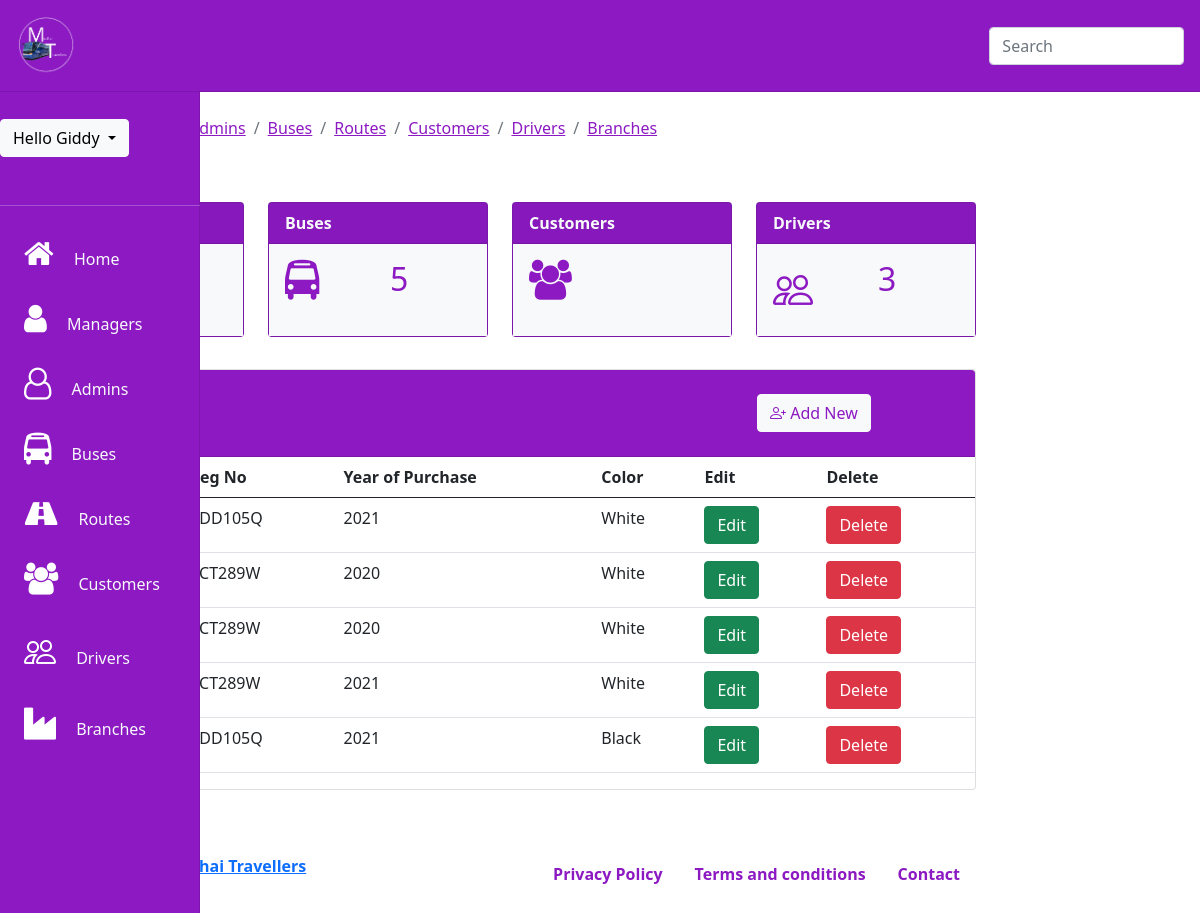
The page /super_admin/buses.php (signed in) on the database as committed earlier.
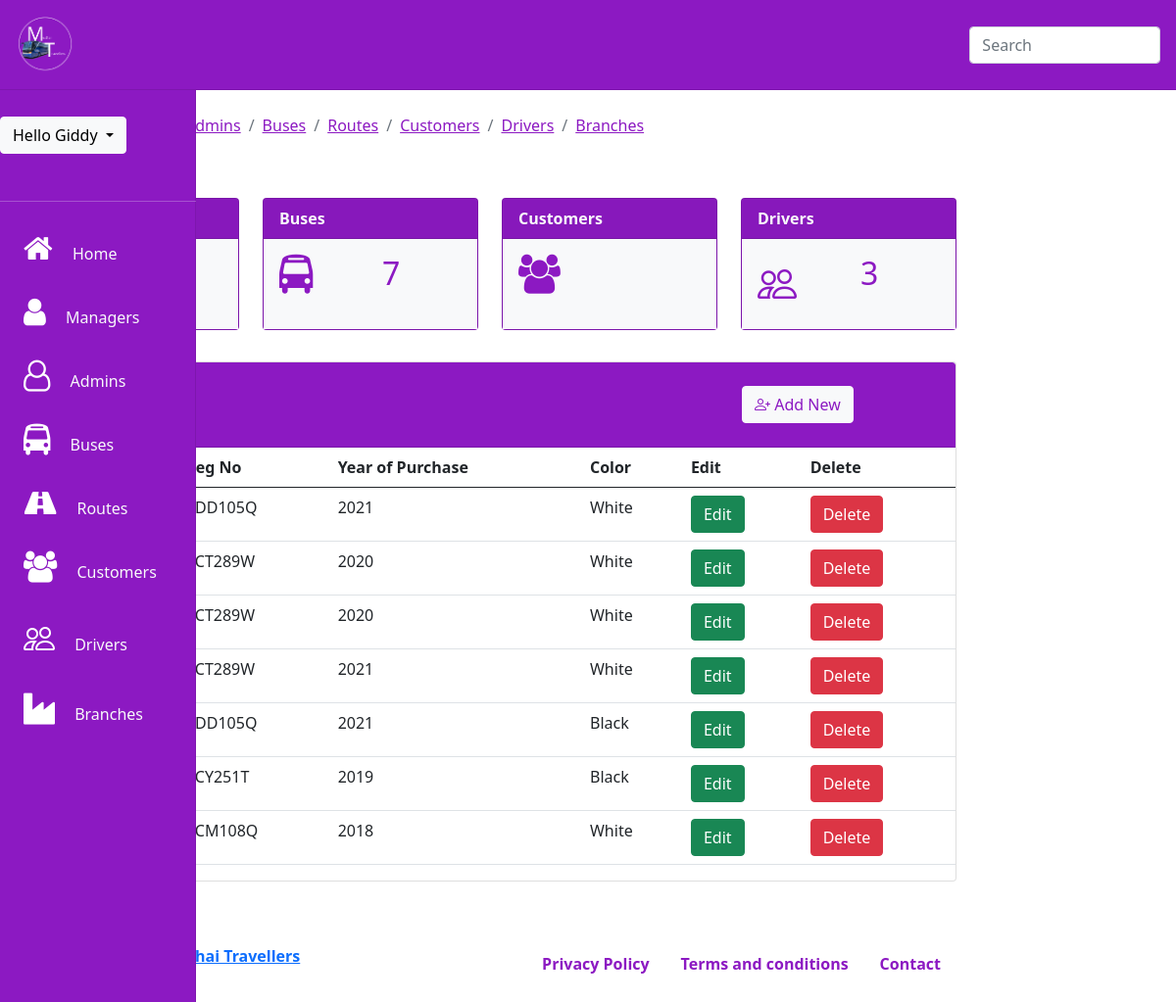
The same page on the database as committed later.
### tables this page shows
CREATE TABLE `buses` (
  `id` int(11) NOT NULL,
  `branch` varchar(100) NOT NULL,
  `regno` varchar(100) NOT NULL,
  `yop` year(4) NOT NULL,
  `color` varchar(100) NOT NULL
);

### super_admin/partials/i_buses.php (the view, shortened to what the changed rows need)
<?php
 $sql ="SELECT *FROM buses
  ORDER BY id";
   $query =$con->query($sql);
   WHILE($row=$query->fetch_assoc())
   {
       ?>
<tr>
    <td><?php echo $row['branch'];?></td>
    <td><?php echo $row['regno'];?></td>
    <td><?php echo $row['yop'];?></td>
    <td><?php echo $row['color'];?></td>
    <form action="partials/updatedata.php" Method="POST">
        <th><input type="submit" name="edit" class="btn btn-success" data-target="#addnew" value="Edit"></th>
    </form>
    <form action="partials/delete.php" Method="POST">
        <th><input type="submit" name="delete" class="btn btn-danger" value="Delete"></th>
    </form>
</tr>
<?php
                }
                ?>

### super_admin/header.php (shortened to what the changed rows need)
<?php
include ('../actions/connect.php');
?>
<!DOCTYPE html>
<html lang="en">
<head>
    <link rel="stylesheet" href="https://stackpath.bootstrapcdn.com/bootstrap/5.0.0-alpha1/css/bootstrap.min.css"
>
    <link href="https://stackpath.bootstrapcdn.com/font-awesome/4.7.0/css/font-awesome.min.css" rel="stylesheet">
    <link rel="stylesheet" href="https://cdn.jsdelivr.net/npm/bootstrap-icons@1.5.0/font/bootstrap-icons.css">
    <link rel="stylesheet" href="../assets/css/dashboard.css">
</head>
<body>
    <div class="container-fluid">
        <div class="row">
            <main class="col-md-9 ml-sm-auto col-lg-10 px-md-4 py-4">
                <h1 class="h2">Dashboard</h1>
                <div class="row">
                    <div class="col-md-3 mb-3">
                        <div class="card h-100 rounded" style="background: #8c19c2; font-weight: 600;">
                            <div class="card-body bg-light" style="color: #8c19c2; font-weight: 600;">
                                <div class="row">
                                    <div class="col-md-6">
                                        <?php
                                         $query ="SELECT  id FROM admins ORDER BY id";
                                         $query_run =mysqli_query($con, $query);
                                         $row = mysqli_num_rows($query_run);
                                         echo '<h2>'.$row.'</h2>';
                                         ?>
                                    </div>
                                </div>
                            </div>
                        </div>
                    </div>
                    <div class="col-md-3 mb-3">
                        <div class="card  h-100 rounded" style="background: #8c19c2; font-weight: 600;">
                            <div class="card-body bg-light" style="color: #8c19c2; font-weight: 600;">
                                <div class="row">
                                    <div class="col-md-6">
                                        <?php
                                        $query ="SELECT  id FROM buses ORDER BY id";
                                        $query_run =mysqli_query($con, $query);
                                        $row = mysqli_num_rows($query_run);
                                        echo '<h2>'.$row.'</h2>';
                                    ?>
                                    </div>
                                </div>
                            </div>
                        </div>
                    </div>
                    <div class="col-md-3 mb-3">
                        <div class="card h-100 rounded" style="background: #8c19c2; font-weight: 600;">
                            <div class="card-body bg-light" style="color: #8c19c2; font-weight: 600;">
                                <div class="row">
                                    <div class="col-md-6">
                                        <?php
                                        $query ="SELECT  id FROM drivers ORDER BY id";
                                        $query_run =mysqli_query($con, $query);
                                        $row = mysqli_num_rows($query_run);
                                        echo '<h2>'.$row.'</h2>';
                                        ?>
                                    </div>
                                </div>
                            </div>
                        </div>
                    </div>
                </div>

Rows that differ between the two databases and show on the page:
added buses: regno "KCY251T", yop "2019", color "Black"
added buses: regno "KCM108Q", yop "2018", color "White"
Other text that changed with them:
$row: "5" → "7"
